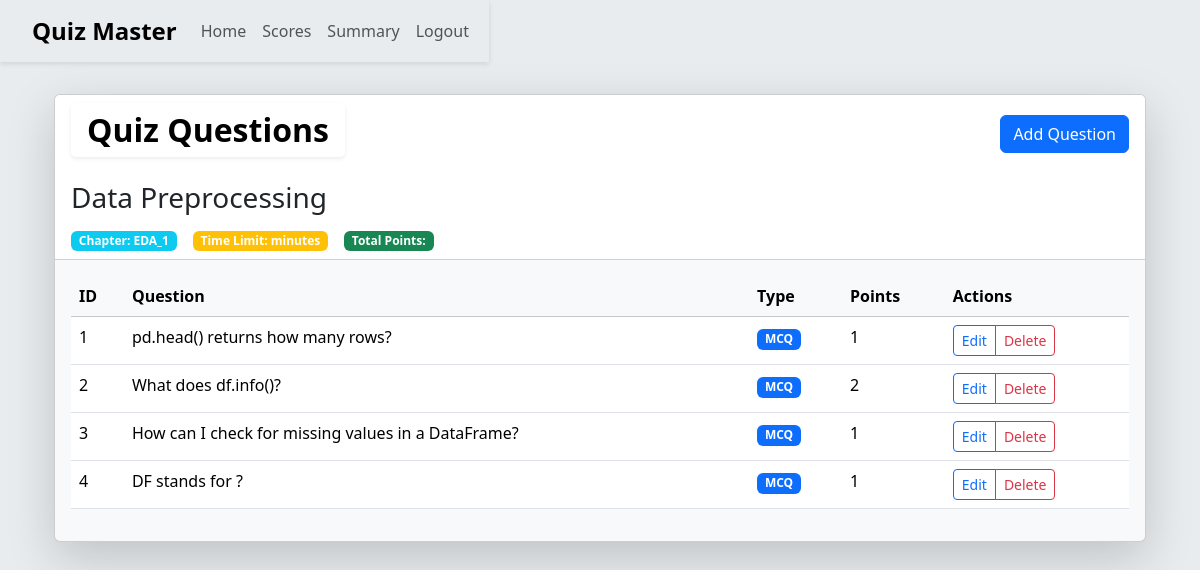
The app's page /quiz/2/questions (signed in) with its own data.
### models/models.py (models this page shows)
class Quiz(db.Model):
    __tablename__ = "quizzes"
    id = db.Column(db.Integer, primary_key=True)
    title = db.Column(db.String(50), nullable=False)
    date = db.Column(db.String(50), nullable=False)
    duration = db.Column(db.Integer, nullable=False)
    chapter_id = db.Column(db.Integer, db.ForeignKey('chapters.id'), nullable=False)
    quiz_to_question = db.relationship(
        'Question',
        backref='quiz',
        lazy=True,
        cascade="all, delete-orphan"
    )

class Chapter(db.Model):
    __tablename__ = "chapters"
    id = db.Column(db.Integer, primary_key=True)
    name = db.Column(db.String(70), unique=True, nullable=False)
    title = db.Column(db.String(50), nullable=True)
    statement = db.Column(db.String(150))
    description = db.Column(db.String(200))
    num_questions = db.Column(db.Integer, default=0)
    subject_id = db.Column(db.Integer, db.ForeignKey('subjects.id'), nullable=False)
    chap_to_quiz = db.relationship(
        'Quiz',
        backref='chapter',
        lazy=True,
        cascade="all, delete-orphan"
    )

class Question(db.Model):
    __tablename__ = "questions"
    id = db.Column(db.Integer, primary_key=True)
    ques_text = db.Column(db.String(1000), unique=True, nullable=False)
    chapter_id = db.Column(db.Integer, db.ForeignKey('chapters.id'), nullable=False)
    quiz_id = db.Column(db.Integer, db.ForeignKey('quizzes.id'), nullable=True)
    points = db.Column(db.Integer, nullable=False, default=1)
    ques_to_option = db.relationship(
        'Option',
        backref='question',
        lazy=True,
        cascade="all, delete-orphan"
    )

### controllers/routes.py (the view)
    @app.route('/quiz/<int:quiz_id>/questions')
    @required_auth
    def Quiz_questions(quiz_id):
        quiz = Quiz.query.get_or_404(quiz_id)
        questions = Question.query.filter_by(quiz_id=quiz_id).all()
        return render_template('Quiz/questions.html', quiz=quiz, questions=questions, user=User.query.get(session['user_id']))

### controllers/routes.py (called while the page is built)
def required_auth(func):
   @wraps(func)
   def inner(*args, **kwargs):
      if 'user_id' not in session:
       return redirect(url_for('Login'))
      return func(*args, **kwargs)
   return inner

### templates/Quiz/questions.html (shortened to what this page needs)
{% extends "Layout.html" %}
{% block content %}
    <div class="container py-4">
        <div class="card shadow-lg" style="background-color: #f8f9fa;">
            <div class="card-header bg-white">
                <div class="d-flex justify-content-between align-items-center">
                    <h1 class="fw-bold px-3 py-2 shadow-sm d-inline-block"
                        style="background-color: white; color: black; border-radius: 5px;">
                        Quiz Questions
                    </h1>
                    <div>
                        <a href="{{ url_for('Add_question', quiz_id=quiz.id) }}" class="btn btn-primary">
                             Add Question
                        </a>
                    </div>
                </div>
                <div class="mt-3">
                    <h3>{{ quiz.title }}</h3>
                    <div class="d-flex gap-3">
                        <span class="badge bg-info">Chapter: {{ quiz.chapter.name }}</span>
                        <span class="badge bg-warning">Time Limit: {{ quiz.time_limit }} minutes</span>
                        <span class="badge bg-success">Total Points: {{ total_points }}</span>
                    </div>
                </div>
            </div>
            <div class="card-body">
                {% if questions %}
                    <div class="table-responsive">
                        <table class="table table-hover">
                            <thead class="table-light">
                                <tr>
                                    <th>ID</th>
                                    <th>Question</th>
                                    <th>Type</th>
                                    <th>Points</th>
                                    <th>Actions</th>
                                </tr>
                            </thead>
                            <tbody>
                                {% for question in questions %}
                                <tr>
                                    <td>{{ question.id }}</td>
                                    <td>{{ question.ques_text }}</td>
                                    <td>
                                        <span class="badge bg-primary">MCQ</span>
                                    </td>
                                    <td>{{ question.points }}</td>
                                    <td>
                                        <div class="btn-group" role="group">
                                            <a href="{{ url_for('Edit_question', question_id=question.id) }}"
                                               class="btn btn-sm btn-outline-primary">Edit</a>
                                            <a href="{{ url_for('Delete_question', question_id=question.id) }}"
                                               class="btn btn-sm btn-outline-danger">
                                               Delete
                                            </a>
                                        </div>
                                    </td>
                                </tr>
                                {% endfor %}
                            </tbody>
                        </table>
                    </div>
                {% else %}
                    <div class="alert alert-info text-center">
                        <p>No questions have been added to this quiz yet.</p>
                    </div>
                {% endif %}
            </div>
        </div>
    </div>
{% endblock %}

### templates/Layout.html (style rules this page uses)
body { margin: 0; padding: 0; }

### templates/Quiz/questions.html (style rules this page uses)
body { background-color: #e9ecef; }
.container { padding-top: 70px; }
h1 { font-size: 2rem; box-shadow: 0px 4px 8px rgba(0, 0, 0, 0.2); }

### records on screen
Quiz: title "Data Preprocessing"
Chapter: chapter.name "EDA_1"
Question: id "1", ques_text "pd.head() returns how many rows?", points "1"
Question: id "2", ques_text "What does df.info()?", points "2"
Question: id "3", ques_text "How can I check for missing values in a DataFrame?", points "1"
Question: id "4", ques_text "DF stands for ?", points "1"
